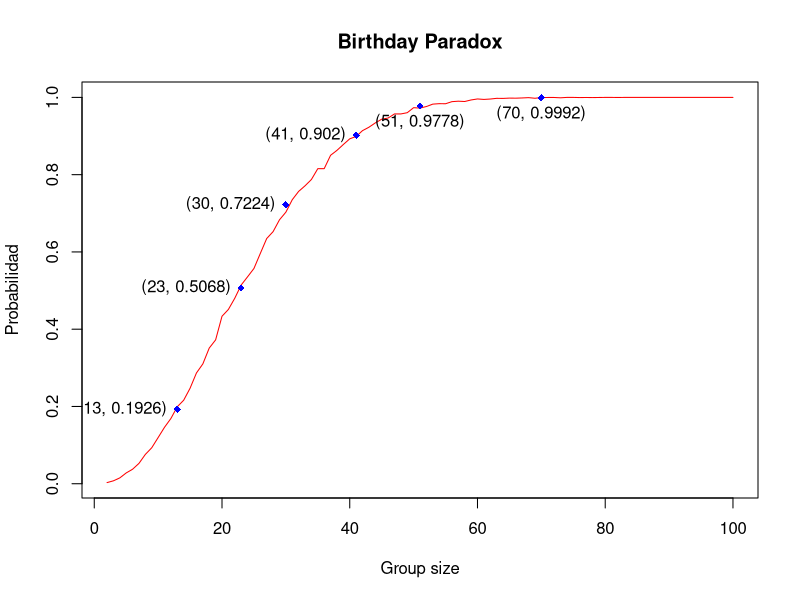

This figure's R source:


check_pair <- function(vec){
  n<-length(vec)
  for(i in 1:(n-1)){
    for(j in (i+1):n){
      if( vec[i]==vec[j]){
        return(TRUE)
      } 
    }
  }
return(FALSE)
}



prob_same_dob <- function(group_size=23,nsim=10){
  x<-0
  for(step in 1:nsim){
    group <- sample(1:365,size = group_size,replace = TRUE )
    if(check_pair(group)) x <-x+1
  }
  return(x/nsim)
}

out <- c()
for(i in 2:100){
  prob_i <- prob_same_dob(group_size = i,nsim=5000)
  out <- c(out,prob_i)
}

plot(2:100,out,type='l',
     col='red', 
     xlab = "Group size",
     ylab = "Probabilidad",
     main = "Birthday Paradox")

x <- 13
y <- prob_same_dob(group_size = x,nsim=5000)
points(x,y, pch = 18 , col="blue")
text(x,y, paste0("(",x,", ",y,")"),pos = 2)


x <- 23
y <- prob_same_dob(group_size = x,nsim=5000)
points(x,y, pch = 18 , col="blue")
text(x,y, paste0("(",x,", ",y,")"),pos = 2)

x <- 30
y <- prob_same_dob(group_size = x,nsim=5000)
points(x,y, pch = 18 , col="blue")
text(x,y, paste0("(",x,", ",y,")"),pos = 2)
x <- 41
y <- prob_same_dob(group_size = x,nsim=5000)
points(x,y, pch = 18 , col="blue")
text(x,y, paste0("(",x,", ",y,")"),pos = 2)

x <- 51
y <- prob_same_dob(group_size = x,nsim=5000)
points(x,y, pch = 18 , col="blue")
text(x,y, paste0("(",x,", ",y,")"),pos = 1)

x <- 70
y <- prob_same_dob(group_size = x,nsim=5000)
points(x,y, pch = 18 , col="blue")
text(x,y, paste0("(",x,", ",y,")"),pos = 1)
